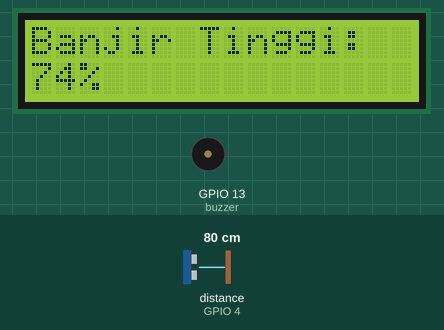
This sketch was run on a simulated ESP32. On the bench: 16×2 character LCD, buzzer (waves = sounding). Wiring (inferred from the names in the program): ultrasonic range finder: trigger GPIO 2; echo GPIO 4. The test bench sets the inputs (shaded band); at power-on: distance to the obstacle (sensor on GPIO 4) 80 cm. The echo pulse lasts 58.3 µs per cm.

Above: at 1.3 s.
1.4 s: distance to the obstacle (sensor on GPIO 4) set to 34 cm
At 2.9 s:
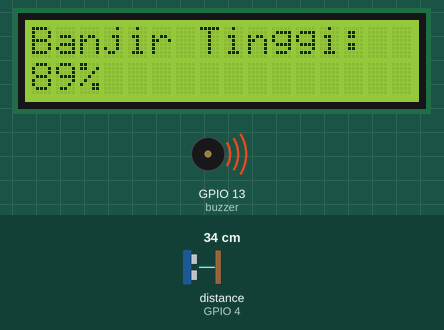
4.6 s: distance to the obstacle (sensor on GPIO 4) set to 29 cm
At 7.6 s:
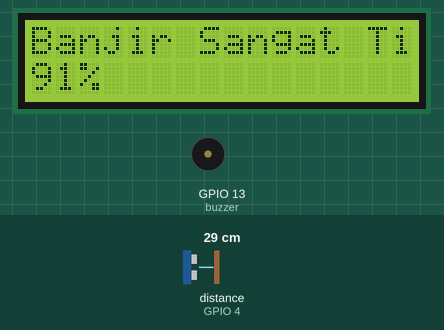
10.6 s: distance to the obstacle (sensor on GPIO 4) set to 120 cm
At 14.1 s:
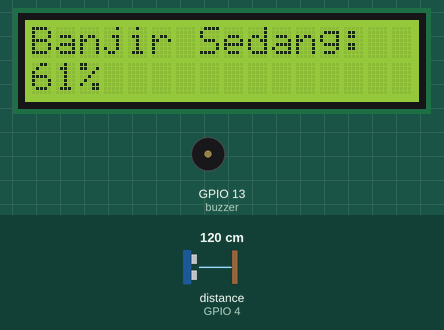
16.6 s: distance to the obstacle (sensor on GPIO 4) set to 250 cm
At 20.2 s:
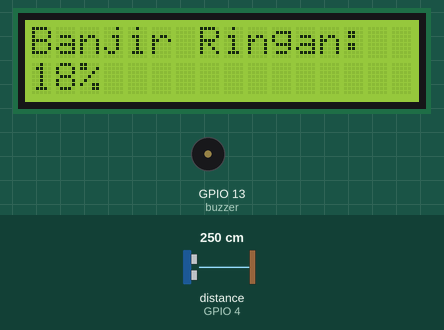
22.6 s: distance to the obstacle (sensor on GPIO 4) set to 35 cm
At 25.2 s:
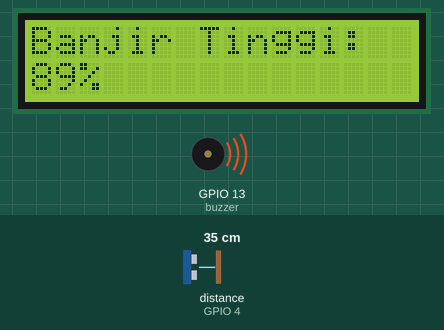
28.6 s: distance to the obstacle (sensor on GPIO 4) set to 28 cm
At 31.3 s:
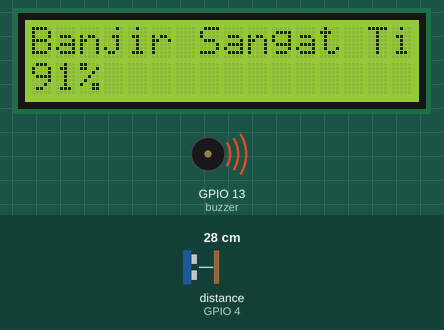
Timing chart, 0 to 35.6 s (numbered marks = the images above; inputs shaded):
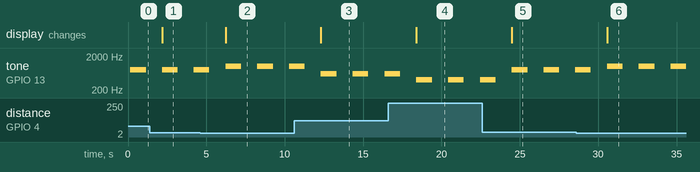

The sketch:

deteksi_ketinggian_banjir.ino
```cpp
#include <Wire.h>
#include <LiquidCrystal_I2C.h>

LiquidCrystal_I2C lcd(0x27, 16, 2);
const int trigPin = 2; // Pin trigger sensor ultrasonik
const int echoPin = 4; // Pin echo sensor ultrasonik
const int buzzer = 13; // Pin buzzer

void setup() {
  Serial.begin(9600);
  lcd.begin(16,2); // Inisialisasi LCD 16x2
  lcd.init();
  lcd.backlight();
  pinMode(trigPin, OUTPUT);
  pinMode(echoPin, INPUT);
  pinMode(buzzer, OUTPUT);
}

void loop() {
  digitalWrite(trigPin, LOW);
  delayMicroseconds(2);

  digitalWrite(trigPin, HIGH);
  delayMicroseconds(10);
  digitalWrite(trigPin, LOW);

  long duration = pulseIn(echoPin, HIGH);
  int distance = duration * 0.034 / 2;
  lcd.clear();

  int minDistance = 0;
  int maxDistance = 300;

  // Calculate the percentage of flood height
  int floodPercentage = map(distance, minDistance, maxDistance, 100, 0);

  if (distance >= 0 && distance <= 30) {
    lcd.setCursor(0,0);
    lcd.print("Banjir Sangat Tinggi:");
    lcd.setCursor(0,1);
    lcd.print(floodPercentage);
    lcd.print("%");
    tone(buzzer, 1000, 1000); // Nada 1000 Hz selama 1 detik
  } else if (distance >= 31 && distance <= 100) {
    lcd.setCursor(0,0);
    lcd.print("Banjir Tinggi:");
    lcd.setCursor(0,1);
    lcd.print(floodPercentage);
    lcd.print("%");
    tone(buzzer, 800, 1000); // Nada 800 Hz selama 1 detik
  } else if (distance >= 101 && distance <= 200) {
    lcd.setCursor(0,0);
    lcd.print("Banjir Sedang:");
    lcd.setCursor(0,1);
    lcd.print(floodPercentage);
    lcd.print("%");
    tone(buzzer, 600, 1000); // Nada 600 Hz selama 1 detik
  } else if (distance >= 201 && distance <= 300) {
    lcd.setCursor(0,0);
    lcd.print("Banjir Ringan:");
    lcd.setCursor(0,1);
    lcd.print(floodPercentage);
    lcd.print("%");
    tone(buzzer, 400, 1000); // Nada 400 Hz selama 1 detik
  } else {
    lcd.print("Tidak Ada Banjir");
  }

  delay(2000);
  noTone(buzzer); // Mematikan buzzer setelah 1 detik
}
```

Measured:
- the behaviour switches between 32 and 31 cm on distance to the obstacle (sensor on GPIO 4) (found by bisection; images 1 and 2)
- after the input at 1.4 s, the display: changes after 0.77 s (image 1)
- after the input at 4.6 s, the display: changes after 1.6 s (image 2)
- after the input at 10.6 s, the display: changes after 1.7 s (image 3)
- after the input at 16.6 s, the display: changes after 1.8 s (image 4)
- after the input at 22.6 s, the display: changes after 1.9 s (image 5)
- after the input at 28.6 s, the display: changes after 2.0 s (image 6)
- by itself, tone on GPIO 13 (buzzer): alternates 1000 Hz for 1.0 s and silent for 1.0 s
